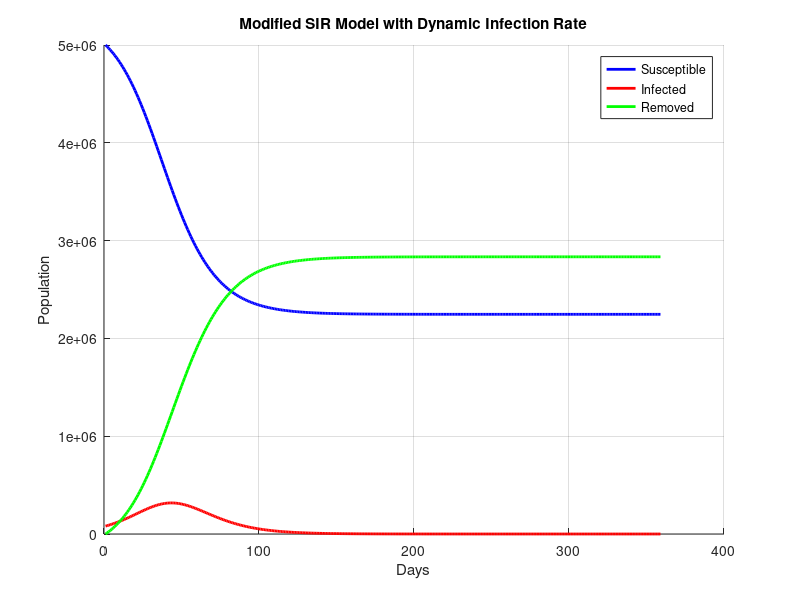

Source code (MATLAB): (Note: this script raises an error after producing the figure.)
%% SIR Model Initialization
S0 = 5e6;      % Initial number of SUSCEPTIBLE
I0 = 80630;    % Initial number of INFECTED
R0 = 0;        % Initial number of REMOVED
% alpha0 = 1.2e-6; % Base infection rate 
% beta = 1.4e-7;  % Recovery rate 

% alpha0 = 3.2e-8;      
% beta = 0.1228;  
% const = 1.6e-10;

alpha0 = 3.89e-8;
beta = 0.1384;
const = 2.6e-11;
days = 359; % Simulation based on the data length


S = zeros(1, days);
I = zeros(1, days);
R = zeros(1, days);
S(1) = S0;
I(1) = I0;
R(1) = R0;


%% SIR Model Simulation
for t = 2:days
    % Calculate dynamic infection rate alpha(I(t)) based on the given formula
    N = S(t-1) + I(t-1) + R(t-1);
    alphaI_t = (1 - alpha0) * I(t-1) / N * const;
  
    S(t) = S(t-1) - (alpha0 + alphaI_t) * S(t-1) * I(t-1);
    I(t) = I(t-1) + (alpha0 + alphaI_t) * S(t-1) * I(t-1) - beta * I(t-1);
    R(t) = R(t-1) + beta * I(t-1);
    
    % Ensure values don't drop below zero
    S(t) = max(S(t), 0);
    I(t) = max(I(t), 0);
    R(t) = max(R(t), 0);
end

%% Plot Results
figure;
hold on;
plot(1:days, S, 'b', 'LineWidth', 2, 'DisplayName', 'Susceptible');
plot(1:days, I, 'r', 'LineWidth', 2, 'DisplayName', 'Infected');
plot(1:days, R, 'g', 'LineWidth', 2, 'DisplayName', 'Removed');
xlabel('Days');
ylabel('Population');
legend('show');
title('Modified SIR Model with Dynamic Infection Rate');
grid on;

%% Calculate the prediction accuracy
filename = 'Problem_C_Data_Wordle.xlsx';  
dataTable = readtable(filename);  
I_actual = dataTable.Infected;  
I_actual = I_actual(~isnan(I_actual));
days =  359;

% plot the graph
figure;
hold on;
plot(1:days, I, 'r', 'LineWidth', 2, 'DisplayName', 'Predicted Infected');
plot(1:days, I_actual, 'b--', 'LineWidth', 2, 'DisplayName', 'Actual Infected');
xlabel('Days');
ylabel('Number of Infected Individuals');
title('Comparison of Predicted and Actual Infection Data');
legend('show');
grid on;
